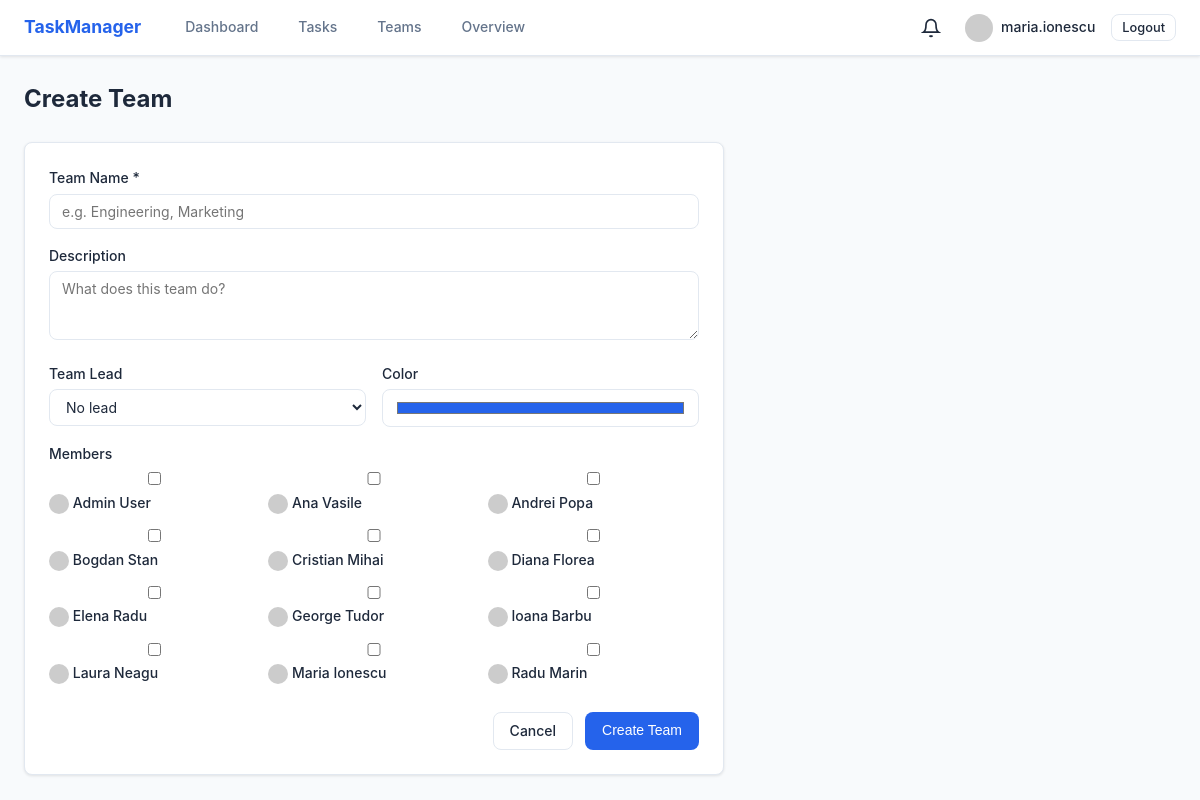
The page /teams/create (signed in) on the database its author committed.
### models/user.py (models this page shows, shortened)
class User(UserMixin, db.Model):
    __tablename__ = 'users'
    id = db.Column(db.Integer, primary_key=True)
    username = db.Column(db.String(64), unique=True, nullable=False, index=True)
    email = db.Column(db.String(120), unique=True, nullable=False, index=True)
    password_hash = db.Column(db.String(128), nullable=False)
    full_name = db.Column(db.String(120), default='')
    job_title = db.Column(db.String(120), default='')
    department = db.Column(db.String(120), default='')
    bio = db.Column(db.Text, default='')
    role = db.Column(db.String(20), default='user')  # user, manager, admin
    is_active = db.Column(db.Boolean, default=True)
    notify_assignment = db.Column(db.Boolean, default=True)
    notify_comments = db.Column(db.Boolean, default=True)
    notify_deadlines = db.Column(db.Boolean, default=True)
    created_at = db.Column(db.DateTime, default=datetime.utcnow)
    last_seen = db.Column(db.DateTime, default=datetime.utcnow)
    tasks_created = db.relationship('Task', foreign_keys='Task.creator_id', backref='creator', lazy='dynamic')
    tasks_assigned = db.relationship('Task', foreign_keys='Task.assignee_id', backref='assignee', lazy='dynamic')
    comments = db.relationship('Comment', backref='author', lazy='dynamic')
    notifications = db.relationship('Notification', backref='user', lazy='dynamic')
    teams = db.relationship('Team', secondary=team_members, backref=db.backref('members', lazy='dynamic'))
    def gravatar(self, size=80):
        digest = hashlib.md5(self.email.lower().strip().encode()).hexdigest()
        return f'https://www.gravatar.com/avatar/{digest}?d=identicon&s={size}'
    @property
    def display_name(self):
        return self.full_name or self.username

### routes/teams.py (the view, shortened to what this page needs)
@teams_bp.route('/create', methods=['GET', 'POST'])
@login_required
def create():
    if current_user.role not in ('manager', 'admin'):
        abort(403)
    users = User.query.filter_by(is_active=True).order_by(User.username).all()
    return render_template('teams/create.html', users=users)

### templates/teams/create.html (shortened to what this page needs)
{% extends "layouts/base.html" %}
{% block content %}
<div class="page-header">
    <h1>Create Team</h1>
</div>
<form method="POST" action="{{ url_for('teams.create') }}" class="form-card">
    <div class="form-group">
        <label for="name">Team Name *</label>
        <input type="text" id="name" name="name" required placeholder="e.g. Engineering, Marketing" autofocus>
    </div>
    <div class="form-group">
        <label for="description">Description</label>
        <textarea id="description" name="description" rows="3" placeholder="What does this team do?"></textarea>
    </div>
    <div class="form-row-2">
        <div class="form-group">
            <label for="lead_id">Team Lead</label>
            <select id="lead_id" name="lead_id">
                <option value="">No lead</option>
            </select>
        </div>
        <div class="form-group">
            <label for="color">Color</label>
            <input type="color" id="color" name="color" value="#2563eb" class="color-input">
        </div>
    </div>
    <div class="form-group">
        <label>Members</label>
        <div class="checkbox-grid">
            {% for user in users %}
            <label class="checkbox-label">
                <input type="checkbox" name="member_ids" value="{{ user.id }}">
                <img src="{{ user.gravatar(20) }}" class="avatar-xs">
                {{ user.display_name }}
            </label>
            {% endfor %}
        </div>
    </div>
    <div class="form-actions">
        <a href="{{ url_for('teams.list_teams') }}" class="btn btn-outline">Cancel</a>
        <button type="submit" class="btn btn-primary">Create Team</button>
    </div>
</form>
{% endblock %}

### templates/layouts/base.html (shortened to what this page needs)
<!DOCTYPE html>
<html lang="en">
<head>
    <link rel="stylesheet" href="{{ url_for('static', filename='css/main.css') }}">
</head>
<body>
    {% if current_user.is_authenticated %}
    <nav class="navbar">
        <div class="nav-container">
            <a href="{{ url_for('dashboard.index') }}" class="nav-brand">TaskManager</a>
            <div class="nav-links">
                <a href="{{ url_for('dashboard.index') }}">Dashboard</a>
                <a href="{{ url_for('tasks.list_tasks') }}">Tasks</a>
                <a href="{{ url_for('teams.list_teams') }}">Teams</a>
                {% if current_user.role in ('manager', 'admin') %}
                <a href="{{ url_for('dashboard.overview') }}">Overview</a>
                {% endif %}
            </div>
            <div class="nav-right">
                <div class="notification-bell" id="notificationBell">
                    <svg width="20" height="20" viewBox="0 0 24 24" fill="none" stroke="currentColor" stroke-width="2"><path d="M18 8A6 6 0 0 0 6 8c0 7-3 9-3 9h18s-3-2-3-9"/><path d="M13.73 21a2 2 0 0 1-3.46 0"/></svg>
                </div>
                <a href="{{ url_for('profile.view') }}" class="nav-avatar">
                    <img src="{{ current_user.gravatar(32) }}" alt="{{ current_user.username }}" class="avatar-sm">
                    {{ current_user.username }}
                </a>
                <a href="{{ url_for('auth.logout') }}" class="btn btn-sm btn-outline">Logout</a>
            </div>
        </div>
    </nav>
    {% endif %}
    <main class="container">
        {% block content %}{% endblock %}
    </main>
</body>
</html>

### static/css/main.css (style rules this page uses)
*, *::before, *::after { box-sizing: border-box; margin: 0; padding: 0; }
:root { --primary: #2563eb; --primary-hover: #1d4ed8; --secondary: #10b981; --accent: #f59e0b; --bg: #f8fafc; --surface: #ffffff; --text: #1e293b; --text-muted: #64748b; --border: #e2e8f0; --success: #22c55e; --warning: #f97316; --error: #ef4444; --info: #3b82f6; --radius: 8px; --radius-sm: 4px; --shadow: 0 1px 3px rgba(0,0,0,.1); --shadow-md: 0 4px 6px rgba(0,0,0,.1); }
body { font-family: 'Inter', system-ui, -apple-system, sans-serif; background: var(--bg); color: var(--text); line-height: 1.6; font-size: 14px; }
a { color: var(--primary); text-decoration: none; }
.navbar { background: var(--surface); border-bottom: 1px solid var(--border); padding: 0 1.5rem; height: 56px; position: sticky; top: 0; z-index: 100; box-shadow: var(--shadow); }
.nav-container { max-width: 1200px; margin: 0 auto; display: flex; align-items: center; height: 100%; gap: 2rem; }
.nav-brand { font-weight: 700; font-size: 1.1rem; color: var(--primary); }
.nav-links { display: flex; gap: 1rem; flex: 1; }
.nav-links a { color: var(--text-muted); padding: .5rem .75rem; border-radius: var(--radius-sm); font-weight: 500; font-size: .875rem; }
.nav-right { display: flex; align-items: center; gap: 1rem; }
.nav-avatar { display: flex; align-items: center; gap: .5rem; color: var(--text); font-weight: 500; font-size: .875rem; }
.container { max-width: 1200px; margin: 0 auto; padding: 1.5rem; }
.btn { display: inline-flex; align-items: center; gap: .5rem; padding: .5rem 1rem; border-radius: var(--radius); border: 1px solid transparent; font-weight: 500; font-size: .875rem; cursor: pointer; transition: all .15s; text-decoration: none; line-height: 1.4; }
.btn-primary { background: var(--primary); color: #fff; }
.btn-outline { background: transparent; color: var(--text); border-color: var(--border); }
.btn-sm { padding: .25rem .625rem; font-size: .8rem; }
.form-group { margin-bottom: 1rem; }
.form-group label { display: block; font-weight: 500; margin-bottom: .25rem; font-size: .875rem; }
.form-group input, .form-group select, .form-group textarea { width: 100%; padding: .5rem .75rem; border: 1px solid var(--border); border-radius: var(--radius); font-size: .875rem; font-family: inherit; background: var(--surface); color: var(--text); transition: border .15s; }
.form-group textarea { resize: vertical; }
.form-row-2 { display: grid; grid-template-columns: 1fr 1fr; gap: 1rem; }
.form-actions { display: flex; gap: .75rem; justify-content: flex-end; margin-top: 1.5rem; }
.form-card { background: var(--surface); border: 1px solid var(--border); border-radius: var(--radius); padding: 1.5rem; box-shadow: var(--shadow); max-width: 700px; }
.checkbox-label { display: flex; align-items: center; gap: .5rem; font-weight: 400; cursor: pointer; }
.page-header { display: flex; justify-content: space-between; align-items: center; margin-bottom: 1.5rem; }
.page-header h1 { font-size: 1.5rem; }
.avatar-xs { width: 20px; height: 20px; border-radius: 50%; vertical-align: middle; }
.avatar-sm { width: 28px; height: 28px; border-radius: 50%; vertical-align: middle; }
.notification-bell { position: relative; cursor: pointer; padding: .5rem; display: flex; align-items: center; }
.checkbox-grid { display: grid; grid-template-columns: repeat(auto-fill, minmax(200px, 1fr)); gap: .5rem; }
.color-input { height: 38px; padding: 2px; cursor: pointer; }

### rows shown on the page
User: username "maria.ionescu", display_name "Maria Ionescu"
User: display_name "Admin User"
User: display_name "Ana Vasile"
User: display_name "Andrei Popa"
User: display_name "Bogdan Stan"
User: display_name "Cristian Mihai"
User: display_name "Diana Florea"
User: display_name "Elena Radu"
User: display_name "George Tudor"
User: display_name "Ioana Barbu"
User: display_name "Laura Neagu"
User: display_name "Radu Marin"
